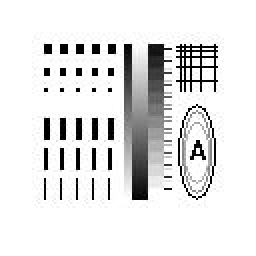
%> input picture Images/shape.jpg, 128 x 128 px (shown 2 times larger)
$ octave demo.m   (GNU Octave 9; MATLAB toolbox functions it lacks are replaced by stand-ins)
%> lines starting %> are read from the running program, lines starting %| are printed output that depends on the picture; in (x1, y1, x2, y2) boxes, pixels count from 0 and x2, y2 are one past the last pixel; in counts of white or black regions, pixels touching at a corner belong together; the program's own positions count from 1
### TVdeblur/TV_deblur.m

function [u,PSNR,Time,Itr] = TV_deblur(x0,h,opts,I)
[n1,n2,n3] = size(x0);
beta = opts.beta;
mu   = opts.mu;
MaxIt= opts.MaxIt;

%%%%%%%%%%%周期边界条件：fourier域下的filter
siz = size(h);
center = [fix(siz(1)/2+1),fix(siz(2)/2+1)];
P  = zeros(n1,n2,n3);
for i =1:n3; P(1:siz(1),1:siz(2),i) = h; end
D  = fft2(circshift(P,1-center));
H  = @(x) real(ifft2(D.*fft2(x)));       %%%% Blur operator.  B x
HT = @(x) real(ifft2(conj(D).*fft2(x))); %%%% Transpose of blur operator.

%%%%%%%%%%%%%%%%% 图像的梯度 %%%%%%%%%%%%%%%%%%%%%%%%%%%%%
d1h = zeros(n1,n2,n3); d1h(1,1,:) = -1; d1h(n1,1,:) = 1; d1h = fft2(d1h);
d2h = zeros(n1,n2,n3); d2h(1,1,:) = -1; d2h(1,n2,:) = 1; d2h = fft2(d2h);
Px  = @(x) [x(2:n1,:,:)-x(1:n1-1,:,:); x(1,:,:)-x(n1,:,:)]; %%\nabla_1 x
Py  = @(x) [x(:,2:n2,:)-x(:,1:n2-1,:), x(:,1,:)-x(:,n2,:)]; %%\nabla_2 y
PTx = @(x) [x(n1,:,:)-x(1,:,:); x(1:n1-1,:,:)-x(2:n1,:,:)]; %%\nabla_1^T x
PTy = @(x) [x(:,n2,:)-x(:,1,:), x(:,1:n2-1,:)-x(:,2:n2,:)]; %%\nabla_2^T y
%%%%%%%%%%%%%%%%%%%%%%%%%%%%%%%%%%%%%%%%%%%%%%%%%%%%%%%%%%%%%%%%%%%%%%%%%%%

%%%%Intionalization
u    = x0;
v1   = Px(u);
v2   = Py(u);
lbd11= zeros(n1,n2,n3);
lbd12= zeros(n1,n2,n3);
MDu  = mu*abs(D).^2 + beta*(abs(d1h).^2+abs(d2h).^2); %%%线性方程组系数矩阵
HTx0 = mu*HT(x0);
PSNR  = zeros(1,MaxIt);
Time = cputime;

for k =1:MaxIt
    %%% step 1: u -子问题
    Temp= PTx(beta*v1+lbd11) + PTy(beta*v2+lbd12) + HTx0;
    u   = real(ifft2(fft2(Temp)./MDu));

    %%% step 2: v-子问题
    sk1 = Px(u) - lbd11/beta;
    sk2 = Py(u) - lbd12/beta;
    nsk = sqrt(sk1.^2 + sk2.^2); nsk(nsk==0)=1;
    nsk = max(1-1./(beta*nsk),0);
    v1 = sk1.*nsk;
    v2 = sk2.*nsk;

    %%%% 更新 lambda
    lbd11 = lbd11 - beta*(Px(u) - v1);
    lbd12 = lbd12 - beta*(Py(u) - v2);

    %%%%%%%%%停机准则，
    PSNR(k) = psnr(u,I);
    figure(10);  imshow(u);
    title(['Iter:',num2str(k),'  PSNR:',num2str(PSNR(k))]);  pause(0.1);
end
Time = cputime-Time; Itr =k;


### TVdeblur/demo.m
clc
clear
close all
addpath ../Images
I = im2double(imread('shape.jpg'));    %%%测试图片
%> I: size 128x128 double; min 0, max 1, mean 0.893
I = im2double(imread('chart.tiff'));
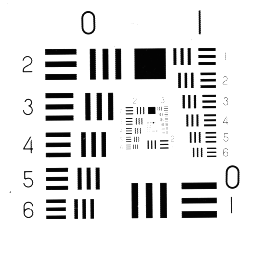
%> input picture Images/chart.tiff, 256 x 256 px
%> I: size 256x256 double; min 0.00392, max 1, mean 0.886
 I = im2double(imread('housergb.png'));
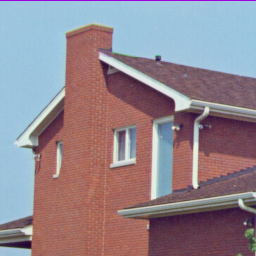
%> input picture Images/housergb.png, 256 x 256 px
%> I: size 256x256x3 double


[n1,n2,n3] = size(I);
%> n1 = 256; n2 = 256; n3 = 3
h  = fspecial('aver',5);    %%%% filter
x0 = imfilter(I,h,'circular')+ 0.20*randn(n1,n2,n3);  %%%加blur+noise

%%%%%%%%%%%%%%%%%%% ADMM 方法求解 %%%%%%%%%%%%%%%%%%%%%%%%%%%%%%
opts.beta = 1; %%%罚参数
opts.mu   = 10; %%%模型参数
opts.MaxIt= 150;  %%%最大迭代次数
opts.Tol  = 1e-5;
[u, PSNR, Time, Itr]  = TV_deblur(x0,h,opts,I);      %
%> after the loop in TV_deblur, `for i =1:n3; P(1:siz(1),1:siz(2),i) = h; end`:
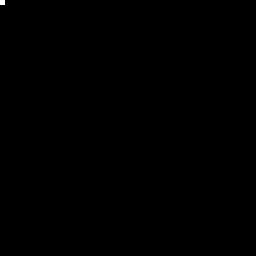
%> P: size 256x256x3 double; values 0 (black) and 0.04 (white), 0.04% white; 1 white region, box (x1, y1, x2, y2) and area: (0, 0, 5, 5) 25
%> in TV_deblur, `d1h(1,1,:) = -1`: d1h: size 256x256x3 double; values -1 (black) and 0 (white), 100% white; black in thin lines or dots, all inside (x1, y1, x2, y2) = (0, 0, 1, 1)
%> in TV_deblur, `d1h(n1,1,:) = 1`:
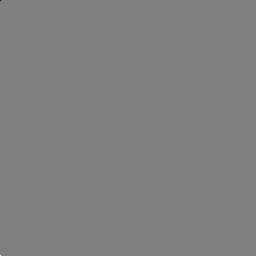
%> d1h: size 256x256x3 double; min -1, max 1, mean 0; drawn with min black and max white
%> in TV_deblur, `d2h(1,n2,:) = 1`: d2h: size 256x256x3 double; min -1, max 1, mean 0; mean of the top-left, top-right, bottom-left and bottom-right quarters -6.1e-05, 6.1e-05, 0, 0
%> after the loop in TV_deblur, `for k =1:MaxIt`:
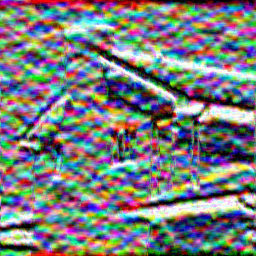
%> lbd11: size 256x256x3 double; mean R, G, B -0.0509, -0.029, -0.022; drawn with min black and max white
%> after the loop in TV_deblur, `for k =1:MaxIt`:
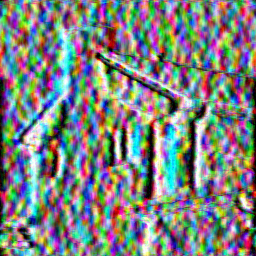
%> lbd12: size 256x256x3 double; mean R, G, B -0.0174, 0.0204, 0.00453; drawn with min black and max white
%> after the loop in TV_deblur, `for k =1:MaxIt`: PSNR = 150 values from 13.13 to 25.22
%> PSNR = 150 values from 13.13 to 25.22; Time = 14.19; Itr = 150


%%%%%%%%%%%%%显示结果
figure;
subplot(221); imshow(I,[]);  title('原始图片')
subplot(222); imshow(x0,[]); title('模糊图片')
subplot(223); imshow(u,[]); title('恢复后图片')

figure; a = 0:opts.MaxIt-1; b = a+1;  %%绘制PSNR曲线
plot(0:opts.MaxIt-1,PSNR,'LineWidth',4);
legend('ADM')
xlabel('Iteration No.','Fontsize',16);
ylabel('SNR (dB)','Fontsize',16)
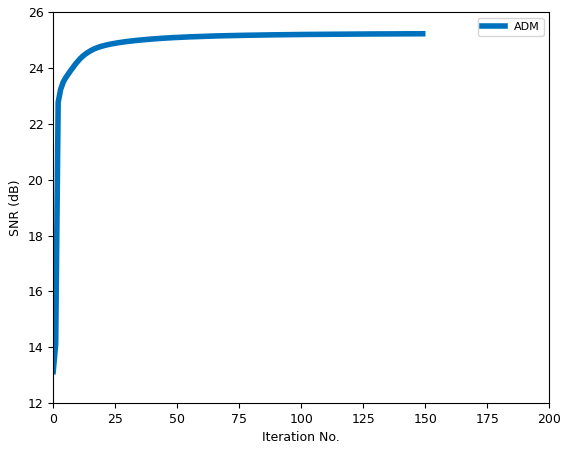
%> figure redrawn from the program's plot data; curve peaks at x = 149, y = 25.22
